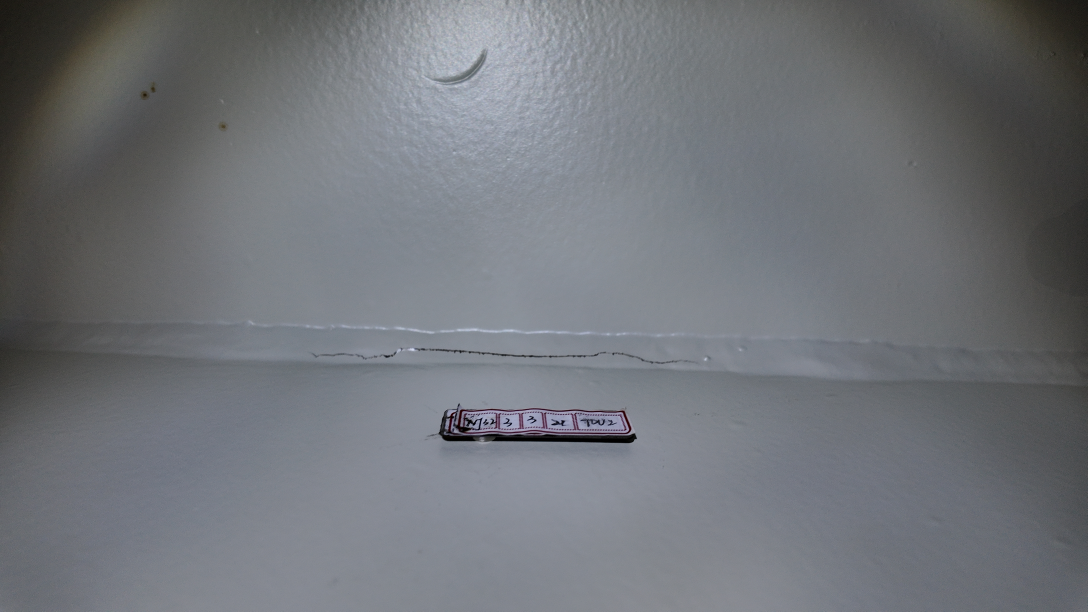
#> input picture coordinate_cut/DH/original_image.png, 2175 x 1223 px, found by its file name (shown at 1/2 size)
$ python DU_coordinate_point_select.py
#> lines starting #> are read from the running program, lines starting #| are printed output that depends on the picture
import cv2
import numpy as np
from skimage.morphology import skeletonize
import matplotlib.pyplot as plt


# [4 lines left out: function extract_skeleton, not called in this run]


def define_coordinate_system(rgb_img):
    height, width = rgb_img.shape[:2]
    origin_x = width // 2  # 自动设置原点在宽度中线
    clicks = []

    fig, ax = plt.subplots()
    ax.imshow(rgb_img)
    ax.axvline(x=origin_x, color='r', linestyle='--', linewidth=1)  # 显示中线
    title = ax.set_title('Step 1: Click y-axis direction point (origin is at center line)')

    # [45 lines left out: function onclick, not called in this run]

    cid = plt.connect('button_press_event', onclick)
    plt.show()

    if len(clicks) < 2:
        raise ValueError("未完成坐标系点击，请重试。")

    return define_coordinate_system.origin, define_coordinate_system.x_dir, define_coordinate_system.y_dir


# [44 lines left out: functions select_points_manually, draw_points_on_image, save_points_txt, not called in this run]


def main(rgb_img_path, mask_img_path, save_img_path, save_txt_path):
    rgb_img = cv2.cvtColor(cv2.imread(rgb_img_path), cv2.COLOR_BGR2RGB)
    height, width = rgb_img.shape[:2]
#> height = 1223; width = 2175

    # 1. 定义坐标系（原点自动在宽度中线上）
    origin, x_dir, y_dir = define_coordinate_system(rgb_img)
#> in define_coordinate_system, `plt.show()`:
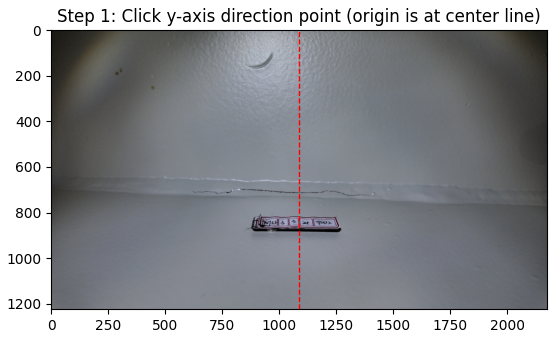
#> figure drawn by matplotlib, 1 panel

    # 2. 读取并预处理二值图
    binary_img = cv2.imread(mask_img_path, cv2.IMREAD_GRAYSCALE)
    binary_img_resized = cv2.resize(binary_img, (width, height), interpolation=cv2.INTER_NEAREST)
    _, binary_img_resized = cv2.threshold(binary_img_resized, 127, 255, cv2.THRESH_BINARY)

    # 3. 骨架化
    skeleton = extract_skeleton(binary_img_resized)

    # 4. 手动选取点
    selected_points = select_points_manually(skeleton, origin, x_dir, y_dir)

    # 5. 绘制并保存
    img_with_points = draw_points_on_image(skeleton, selected_points, origin, x_dir, y_dir)
    cv2.imwrite(save_img_path, img_with_points)
    print(f"结果图像已保存至 {save_img_path}")

    save_points_txt(selected_points, save_txt_path)

    # 6. 显示结果
    plt.figure(figsize=(10, 5))
    plt.imshow(cv2.cvtColor(img_with_points, cv2.COLOR_BGR2RGB))
    plt.title("Skeleton with Manually Selected Points")
    plt.axis('off')
    plt.show()


if __name__ == '__main__':
    rgb_img_path = r"E:\pycharm_programs\coordinate_cut\DH\original_image.png"
    mask_img_path = r"E:\pycharm_programs\coordinate_cut\DH\11_revised_skeleton.jpg"
    save_img_path = r"E:\pycharm_programs\coordinate_cut\DH\11_revised_skeleton_with_points.png"
    save_txt_path = r"E:\pycharm_programs\coordinate_cut\DH\11_revised_skeleton_points.txt"

#> (the run stopped early here; a loop or call above may not have finished)
